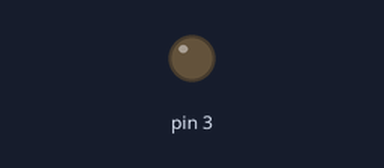
Bench run of a sketch on a simulated Arduino Uno, built with avr-gcc and run on an emulated ATmega328P. Parts: output pins drawn as LEDs (lit = HIGH). Random numbers use the default seed unless the sketch sets one.

Above: at 0.05 s.
At 6.05 s:
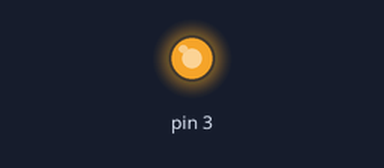
At 12.0 s:
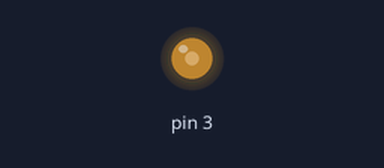
Timing chart, 0 to 15.6 s (numbered marks = the images above):
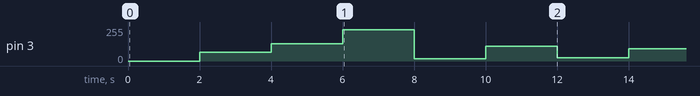

The sketch:

randomNumber.ino
```cpp
long randNumber;
void setup() {
  // put your setup code here, to run once:
  randomSeed(analogRead(0));

}

void loop() {
  // put your main code here, to run repeatedly:
  randNumber = random(256); // 0-256 arası 255 değer üretme
  analogWrite(3, randNumber); //led parlaklık düzeyi kontrol etme
  delay(2000);


}
```
